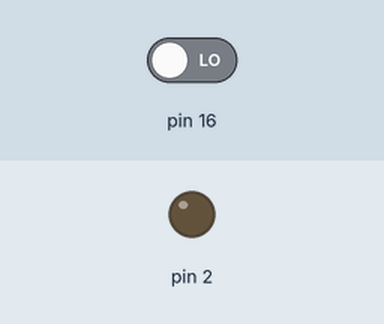
Simulated run of this sketch. Board: Arduino Uno, built with avr-gcc and run on an emulated ATmega328P. Shown: output pins drawn as LEDs (lit = HIGH). The inputs (shaded band) are chosen by the test bench; at power-on: pin 16 LOW. What the sketch prints to the serial monitor is not drawn.

Above: at 1.2 s.
1.3 s: pin 16 driven HIGH
At 2.0 s:
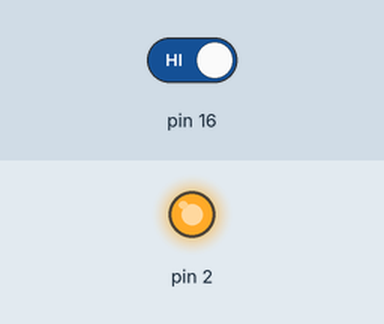
2.8 s: pin 16 driven LOW
At 3.1 s:
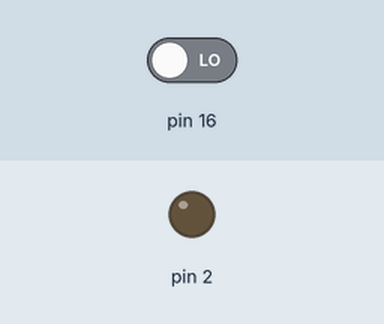
Timing chart, 0 to 5.8 s (numbered marks = the images above; inputs shaded):
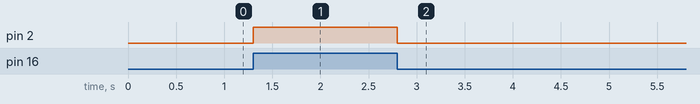

The sketch:

GPIOpin.ino
```cpp
/*
 * Project name: GPIO pins
 * Description: How to use a GPIO
 * Hostpage: https://github.com/LeandroTeodoroRJ/ESP8266
 * Stable: Yes
 * Version: 1.0
 * Last Uptate: 11.06.24
 * Dependences: No
 * Current: Yes
 * Maintainer: leandroteodoro.engenharia@gmail.com
 * Architecture: ModeMCU Ver3.0 - ESP8266
 * Compile/Interpreter: Arduino IDE Ver 2.3.2
 * Access: Public
 * Changelog: No
 * Readme and Documents: No
 * Links: No
 * Other Notes:
 *    -- The input is defined by GPIO number, not Dx number.
 *    -- isActive method (GPIOOutput class) not implemented
 *
 */

#include "gpio.h"

#define GPIO_16   16
#define GPIO_2    2

GPIOInput button(ACTIVE_LOW_LEVEL);
GPIOOutput led(ACTIVE_LOW_LEVEL);

void setup() {
  Serial.begin(115200);
  delay(10);
  button.setPin(GPIO_16);
  button.setDebounce(DEBOUNCE_NOT_ACTIVE);
  led.setPin(GPIO_2);
}

void loop() {
  if (button.isActive()){
    led.activate();
  }
  else{
    led.deactivate();
  }
  Serial.println(button.isActive());
}
```

gpio.cpp
```cpp
#include "Arduino.h"
#include "gpio.h"

GPIOPin::GPIOPin(int level){
	_is_active = level;
}

void GPIOPin::setMode(uint8_t direction){
	_mode = direction;
	pinMode(_pin, _mode);
}

GPIOInput::GPIOInput(int level):GPIOPin(level) { }

void GPIOInput::setPin(uint8_t pin){
  _pin = pin;
  this->setMode(INPUT);
}

int GPIOInput::isActive(){
  if ( _isBebounceActive == TRUE){
    delay(DEBOUNCE_TIME_MS);
  }
	int read_pin = digitalRead(_pin);
	if (read_pin == _is_active){
		return TRUE;
	}
	else{
		return FALSE;
	}
}

void GPIOInput::setDebounce(bool isBebounceActive){
  _isBebounceActive = isBebounceActive;
}

GPIOOutput::GPIOOutput(int level):GPIOPin(level) { }

void GPIOOutput::setPin(uint8_t pin){
  _pin = pin;
  this->setMode(OUTPUT);
}

void GPIOOutput::activate(){
  if (_is_active == HIGH_LEVEL){
    digitalWrite(_pin, HIGH);
  }
  else{
    digitalWrite(_pin, LOW);
  }
}

void GPIOOutput::deactivate(){
  if (_is_active == HIGH_LEVEL){
    digitalWrite(_pin, LOW);
  }
  else{
    digitalWrite(_pin, HIGH);
  }
}
```

gpio.h
```cpp
/*
 * Description: GPIO library
 * Hostpage: https://github.com/LeandroTeodoroRJ/ESP8266
 * Stable: Yes
 * Version: 1.0
 * Last Uptate: 11.06.24
 * Dependences: No
 * Current: Yes
 * Maintainer: leandroteodoro.enganharia@gmail.com
 * Architecture: ModeMCU Ver3.0 - ESP8266
 * Compile/Interpreter: Arduino IDE Ver 2.3.2
 * Access: Public
 * Changelog: No
 * Readme and Documents: No
 * Links: No
 * Other Notes: The input is defined by GPIO number, not Dx number.
 *
 */

 #ifndef GPIO_H
 #define GPIO_H

 #define HIGH_LEVEL 1
 #define LOW_LEVEL  0
 #define TRUE 1
 #define FALSE 0
 #define ACTIVE_HIGH_LEVEL HIGH_LEVEL
 #define ACTIVE_LOW_LEVEL LOW_LEVEL
 #define DEBOUNCE_TIME_MS 30
 #define DEBOUNCE_ACTIVE  TRUE
 #define DEBOUNCE_NOT_ACTIVE  FALSE

 class GPIOPin{
	 private:
   protected:
    uint8_t _pin;
    uint8_t _mode;
    int _is_active;
	 public:
    GPIOPin(int level);
    void setMode(uint8_t direction);
 };

 class GPIOInput: public GPIOPin{
  private:
    bool _isBebounceActive;
  public:
    GPIOInput(int level);
    int isActive();
    void setPin(uint8_t pin);
    void setDebounce(bool isBebounceActive);
 };

 class GPIOOutput: public GPIOPin{
  public:
  GPIOOutput(int level);
  // int isActive();
  void setPin(uint8_t pin);
  void activate();
  void deactivate();
 };

 #endif	/* GPIO_H */
```

Measured:
- after the input at 1.3 s, pin 2: LOW → HIGH at once
- after the input at 2.8 s, pin 2: HIGH → LOW at once
